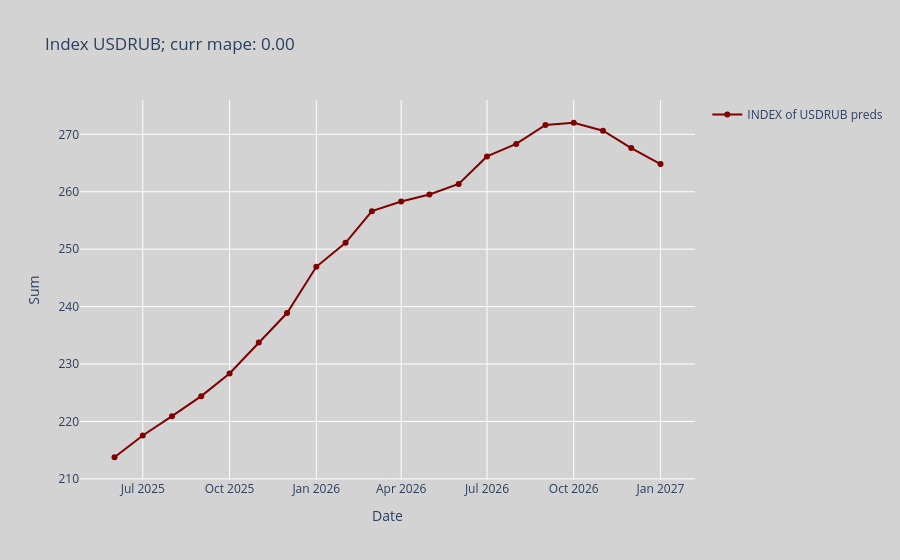
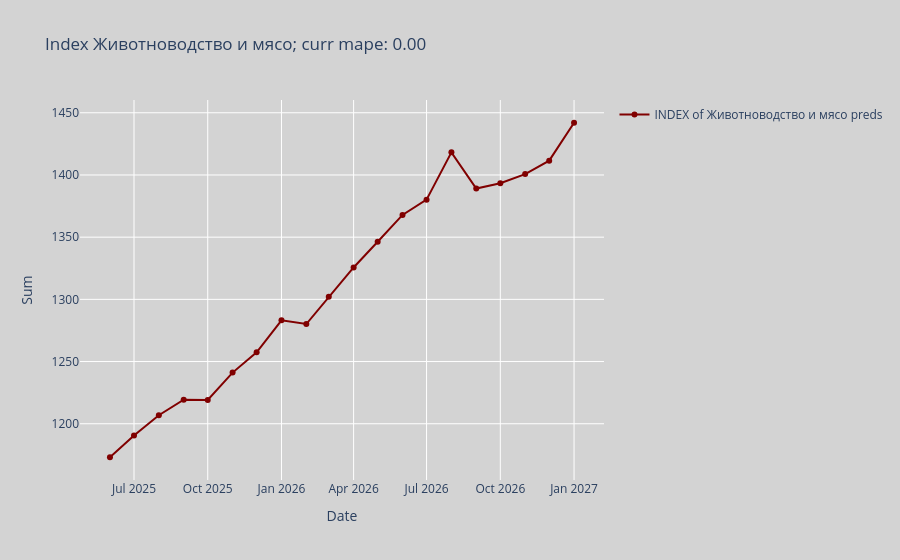
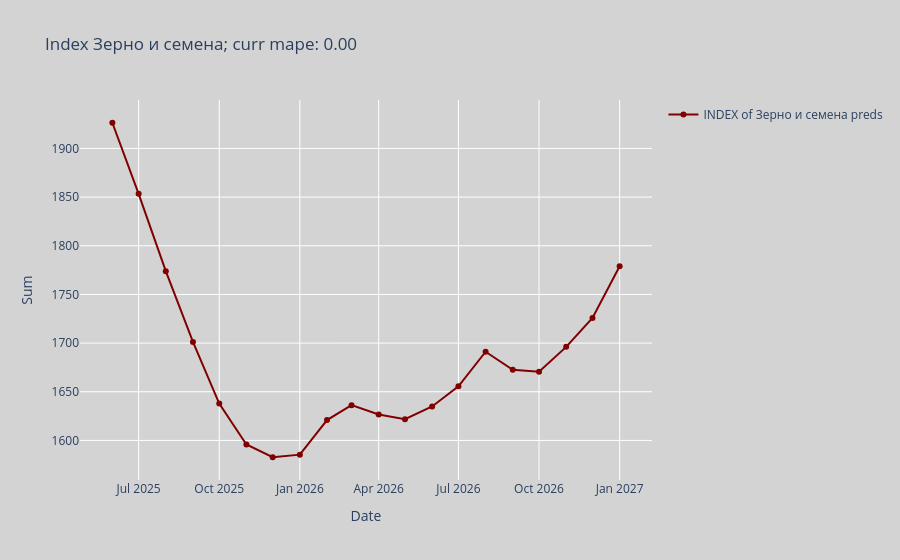
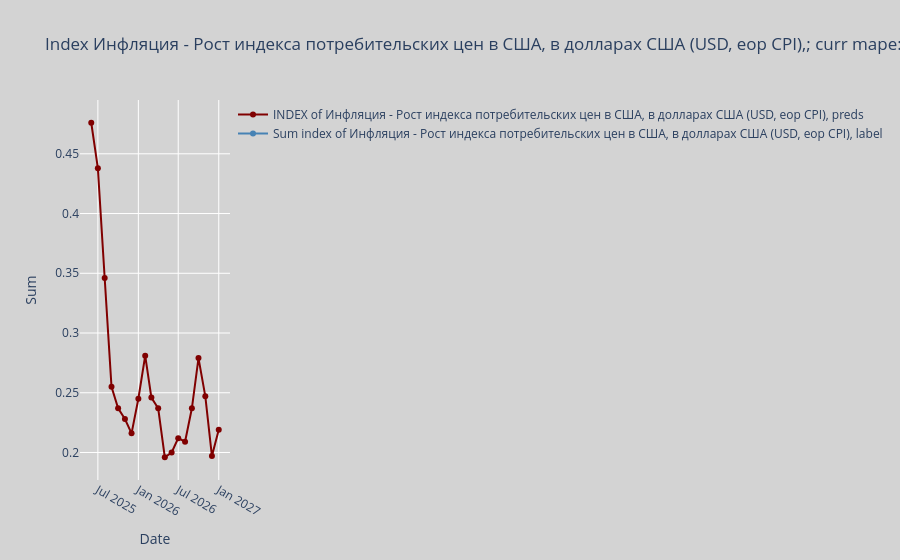

Notebook code for these charts, in order:
### Markdown cell above
### predictions

### Code cell
models = train_model_and_eval_res(df_updated,
                         macro_updated,
                         past_idx = past_idx,
                         future_idx = future_idx,
                         predict_up_to=SINGLE_DATAPOINT_TO_PRED,
                         category_map = CATEGORY_MAP,
                         best_predictors_for_idx = BEST_PREDICTORS_FOR_INDEX,
                         target_col_suffix = TARGET_COL_SUFFIX,
                         future_forecaster_ts_name = FUTURE_FORECASTER_TS_NAME,
                         future_forecaster_ts_values = FUTURE_FORECASTER_TS_VALUES,
                         model_name = MODEL_NAME_FOR_FORECASTER,
                         use_future_macro = USE_FUTURE_COV,
                         prediction_horizon = PREDICTION_HORIZON,
                         dir_to_save_plots = f"darts_result_pairs_{MODEL_NAME_FOR_FORECASTER}",
                         dir_to_save_tables = f"darts_result_tables_pairs_{MODEL_NAME_FOR_FORECASTER}",
                         persist_model=PERSIST_MODEL,
                         refit=REFIT_MODEL,
                         prediction_lag=PREDICTOR_LAG,
                         is_backtest=IS_BACKTEST,
                         ts_freq=TS_FREQUENCY,
                         pred_index=new_dates
)

### Figure 1 — Plotly figure (JSON) as saved in the notebook; plotly's stock layout.template omitted (floating-point values rounded to 4 significant figures)
{"data": [{"hovertemplate": "<b>Prediction</b><br>Date: %{x}<br>Value: %{y:.2f}<br><extra></extra>", "line": {"color": "maroon"}, "mode": "lines+markers", "name": "INDEX of USDRUB preds", "type": "scatter", "x": ["2025-06-01T00:00:00.000000000", "2025-07-01T00:00:00.000000000", "2025-08-01T00:00:00.000000000", "2025-09-01T00:00:00.000000000", "2025-10-01T00:00:00.000000000", "2025-11-01T00:00:00.000000000", "2025-12-01T00:00:00.000000000", "2026-01-01T00:00:00.000000000", "2026-02-01T00:00:00.000000000", "2026-03-01T00:00:00.000000000", "2026-04-01T00:00:00.000000000", "2026-05-01T00:00:00.000000000", "2026-06-01T00:00:00.000000000", "2026-07-01T00:00:00.000000000", "2026-08-01T00:00:00.000000000", "2026-09-01T00:00:00.000000000", "2026-10-01T00:00:00.000000000", "2026-11-01T00:00:00.000000000", "2026-12-01T00:00:00.000000000", "2027-01-01T00:00:00.000000000"], "y": [213.8, 217.5, 220.9, 224.4, 228.4, 233.8, 238.9, 246.9, 251.1, 256.6, 258.3, 259.5, 261.4, 266.2, 268.3, 271.6, 272.0, 270.6, 267.6, 264.8]}, {"hovertemplate": "<b>Label</b><br>Date: %{x}<br>Value: %{y:.2f}<br><extra></extra>", "line": {"color": "steelblue"}, "mode": "lines+markers", "name": "Sum index of USDRUB label", "type": "scatter", "x": [], "y": []}], "layout": {"hovermode": "x unified", "paper_bgcolor": "lightgray", "plot_bgcolor": "lightgray", "showlegend": true, "title": {"text": "Index USDRUB; curr mape: 0.00"}, "xaxis": {"title": {"text": "Date"}}, "yaxis": {"title": {"text": "Sum"}}}}

### Figure 2 — Plotly figure (JSON) as saved in the notebook; plotly's stock layout.template omitted (floating-point values rounded to 4 significant figures)
{"data": [{"hovertemplate": "<b>Prediction</b><br>Date: %{x}<br>Value: %{y:.2f}<br><extra></extra>", "line": {"color": "maroon"}, "mode": "lines+markers", "name": "INDEX of Животноводство и мясо preds", "type": "scatter", "x": ["2025-06-01T00:00:00.000000000", "2025-07-01T00:00:00.000000000", "2025-08-01T00:00:00.000000000", "2025-09-01T00:00:00.000000000", "2025-10-01T00:00:00.000000000", "2025-11-01T00:00:00.000000000", "2025-12-01T00:00:00.000000000", "2026-01-01T00:00:00.000000000", "2026-02-01T00:00:00.000000000", "2026-03-01T00:00:00.000000000", "2026-04-01T00:00:00.000000000", "2026-05-01T00:00:00.000000000", "2026-06-01T00:00:00.000000000", "2026-07-01T00:00:00.000000000", "2026-08-01T00:00:00.000000000", "2026-09-01T00:00:00.000000000", "2026-10-01T00:00:00.000000000", "2026-11-01T00:00:00.000000000", "2026-12-01T00:00:00.000000000", "2027-01-01T00:00:00.000000000"], "y": [1173.0, 1191.0, 1207.0, 1219.0, 1219.0, 1241.0, 1257.0, 1283.0, 1280.0, 1302.0, 1326.0, 1346.0, 1368.0, 1380.0, 1418.0, 1389.0, 1393.0, 1401.0, 1411.0, 1442.0]}, {"hovertemplate": "<b>Label</b><br>Date: %{x}<br>Value: %{y:.2f}<br><extra></extra>", "line": {"color": "steelblue"}, "mode": "lines+markers", "name": "Sum index of Животноводство и мясо label", "type": "scatter", "x": [], "y": []}], "layout": {"hovermode": "x unified", "paper_bgcolor": "lightgray", "plot_bgcolor": "lightgray", "showlegend": true, "title": {"text": "Index Животноводство и мясо; curr mape: 0.00"}, "xaxis": {"title": {"text": "Date"}}, "yaxis": {"title": {"text": "Sum"}}}}

### Figure 3 — Plotly figure (JSON) as saved in the notebook; plotly's stock layout.template omitted (floating-point values rounded to 4 significant figures)
{"data": [{"hovertemplate": "<b>Prediction</b><br>Date: %{x}<br>Value: %{y:.2f}<br><extra></extra>", "line": {"color": "maroon"}, "mode": "lines+markers", "name": "INDEX of Зерно и семена preds", "type": "scatter", "x": ["2025-06-01T00:00:00.000000000", "2025-07-01T00:00:00.000000000", "2025-08-01T00:00:00.000000000", "2025-09-01T00:00:00.000000000", "2025-10-01T00:00:00.000000000", "2025-11-01T00:00:00.000000000", "2025-12-01T00:00:00.000000000", "2026-01-01T00:00:00.000000000", "2026-02-01T00:00:00.000000000", "2026-03-01T00:00:00.000000000", "2026-04-01T00:00:00.000000000", "2026-05-01T00:00:00.000000000", "2026-06-01T00:00:00.000000000", "2026-07-01T00:00:00.000000000", "2026-08-01T00:00:00.000000000", "2026-09-01T00:00:00.000000000", "2026-10-01T00:00:00.000000000", "2026-11-01T00:00:00.000000000", "2026-12-01T00:00:00.000000000", "2027-01-01T00:00:00.000000000"], "y": [1926.0, 1853.0, 1774.0, 1701.0, 1638.0, 1596.0, 1583.0, 1585.0, 1621.0, 1636.0, 1627.0, 1622.0, 1635.0, 1656.0, 1691.0, 1673.0, 1671.0, 1696.0, 1726.0, 1779.0]}, {"hovertemplate": "<b>Label</b><br>Date: %{x}<br>Value: %{y:.2f}<br><extra></extra>", "line": {"color": "steelblue"}, "mode": "lines+markers", "name": "Sum index of Зерно и семена label", "type": "scatter", "x": [], "y": []}], "layout": {"hovermode": "x unified", "paper_bgcolor": "lightgray", "plot_bgcolor": "lightgray", "showlegend": true, "title": {"text": "Index Зерно и семена; curr mape: 0.00"}, "xaxis": {"title": {"text": "Date"}}, "yaxis": {"title": {"text": "Sum"}}}}

### Figure 4 — Plotly figure (JSON) as saved in the notebook; plotly's stock layout.template omitted (floating-point values rounded to 4 significant figures)
{"data": [{"hovertemplate": "<b>Prediction</b><br>Date: %{x}<br>Value: %{y:.2f}<br><extra></extra>", "line": {"color": "maroon"}, "mode": "lines+markers", "name": "INDEX of Инфляция - Рост индекса потребительских цен в США, в долларах США (USD, eop CPI), preds", "type": "scatter", "x": ["2025-06-01T00:00:00.000000000", "2025-07-01T00:00:00.000000000", "2025-08-01T00:00:00.000000000", "2025-09-01T00:00:00.000000000", "2025-10-01T00:00:00.000000000", "2025-11-01T00:00:00.000000000", "2025-12-01T00:00:00.000000000", "2026-01-01T00:00:00.000000000", "2026-02-01T00:00:00.000000000", "2026-03-01T00:00:00.000000000", "2026-04-01T00:00:00.000000000", "2026-05-01T00:00:00.000000000", "2026-06-01T00:00:00.000000000", "2026-07-01T00:00:00.000000000", "2026-08-01T00:00:00.000000000", "2026-09-01T00:00:00.000000000", "2026-10-01T00:00:00.000000000", "2026-11-01T00:00:00.000000000", "2026-12-01T00:00:00.000000000", "2027-01-01T00:00:00.000000000"], "y": [0.476, 0.438, 0.346, 0.255, 0.237, 0.228, 0.216, 0.245, 0.281, 0.246, 0.237, 0.196, 0.2, 0.212, 0.209, 0.237, 0.279, 0.247, 0.197, 0.219]}, {"hovertemplate": "<b>Label</b><br>Date: %{x}<br>Value: %{y:.2f}<br><extra></extra>", "line": {"color": "steelblue"}, "mode": "lines+markers", "name": "Sum index of Инфляция - Рост индекса потребительских цен в США, в долларах США (USD, eop CPI), label", "type": "scatter", "x": ["2025-06-01T00:00:00.000000000", "2025-07-01T00:00:00.000000000", "2025-08-01T00:00:00.000000000", "2025-09-01T00:00:00.000000000", "2025-10-01T00:00:00.000000000", "2025-11-01T00:00:00.000000000", "2025-12-01T00:00:00.000000000", "2026-01-01T00:00:00.000000000", "2026-02-01T00:00:00.000000000", "2026-03-01T00:00:00.000000000", "2026-04-01T00:00:00.000000000", "2026-05-01T00:00:00.000000000", "2026-06-01T00:00:00.000000000", "2026-07-01T00:00:00.000000000", "2026-08-01T00:00:00.000000000", "2026-09-01T00:00:00.000000000", "2026-10-01T00:00:00.000000000", "2026-11-01T00:00:00.000000000", "2026-12-01T00:00:00.000000000", "2027-01-01T00:00:00.000000000"], "y": [NaN, NaN, NaN, NaN, NaN, NaN, NaN, NaN, NaN, NaN, NaN, NaN, NaN, NaN, NaN, NaN, NaN, NaN, NaN, NaN]}], "layout": {"hovermode": "x unified", "paper_bgcolor": "lightgray", "plot_bgcolor": "lightgray", "showlegend": true, "title": {"text": "Index Инфляция - Рост индекса потребительских цен в США, в долларах США (USD, eop CPI),; curr mape: nan"}, "xaxis": {"title": {"text": "Date"}}, "yaxis": {"title": {"text": "Sum"}}}}
